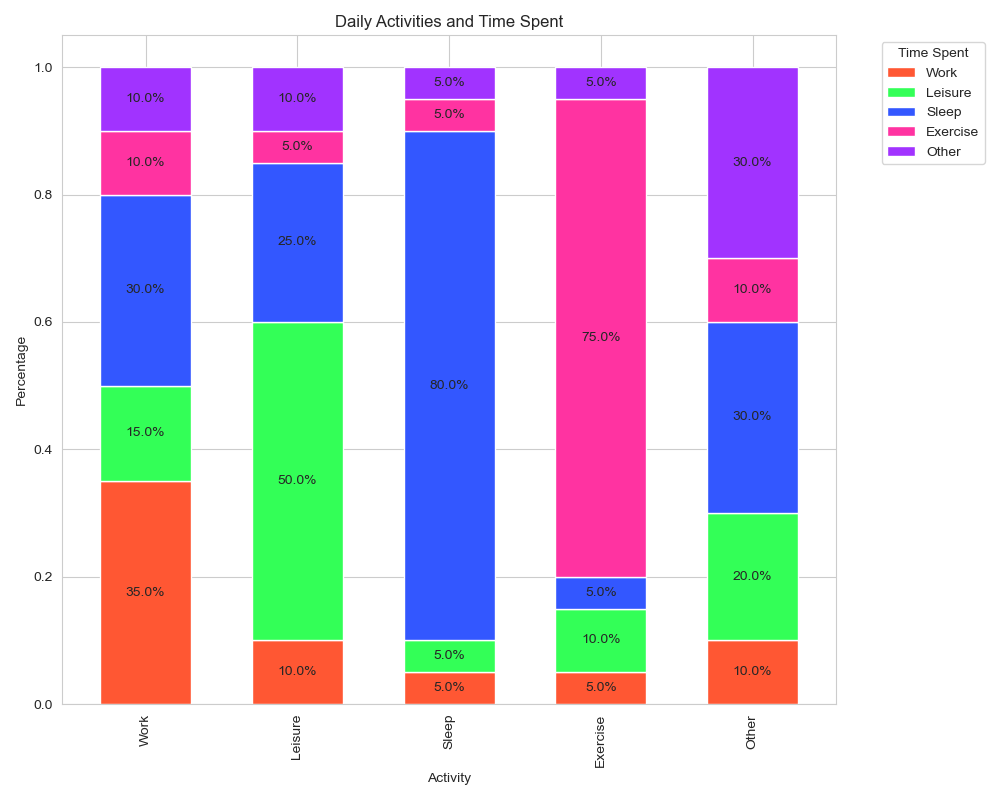

Write Python code to recreate this figure.

import matplotlib.pyplot as plt
import seaborn as sns
import pandas as pd

# Create a DataFrame based on the input data
data = {
    'Activity': ['Work', 'Leisure', 'Sleep', 'Exercise', 'Other'],
    'Work': [35, 10, 5, 5, 10],
    'Leisure': [15, 50, 5, 10, 20],
    'Sleep': [30, 25, 80, 5, 30],
    'Exercise': [10, 5, 5, 75, 10],
    'Other': [10, 10, 5, 5, 30],
}
df = pd.DataFrame(data)

# Compute percentages for the stack
df_percentage = df.set_index('Activity')
df_percentage = df_percentage.divide(df_percentage.sum(axis=1), axis=0)

# Create a vertical stacked bar chart
fig, ax = plt.subplots(figsize=(10, 8))
df_percentage.plot(kind='bar', stacked=True, color=['#FF5733', '#33FF57', '#3357FF', '#FF33A1', '#A133FF'], ax=ax, width=0.6)

# Customize the plot to reflect percentages
for n in df_percentage:
    for i, (cs, ab, pc) in enumerate(zip(df_percentage.iloc[:, :].cumsum(1)[n], 
                                          df_percentage[n], df_percentage[n])):
        if pc > 0:  # Only show text for non-zero percentages
            plt.text(i, cs - ab / 2, str(round(pc * 100, 1)) + '%', va='center', ha='center')

plt.title('Daily Activities and Time Spent')
ax.set_ylabel('Percentage')
ax.set_xlabel('Activity')
plt.legend(title='Time Spent', bbox_to_anchor=(1.05, 1), loc='upper left')

# Adjust the size and layout
plt.tight_layout()

plt.show()
